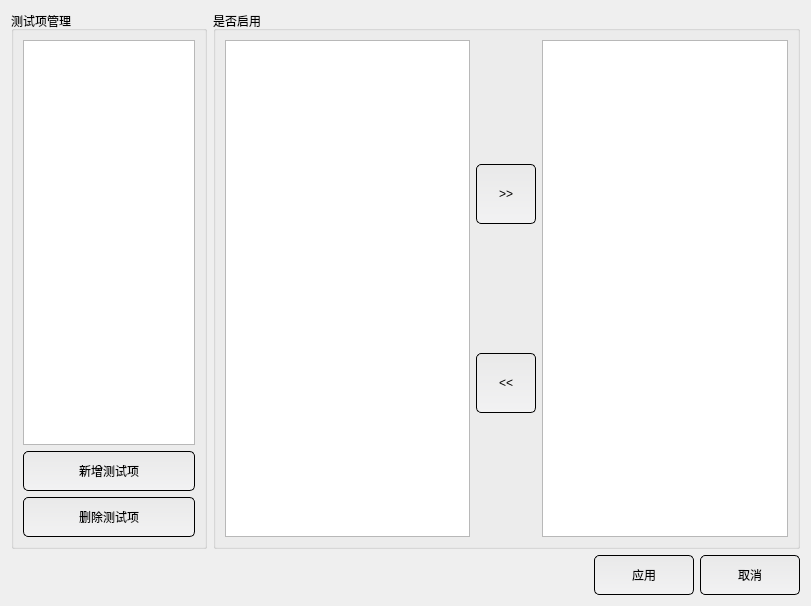
<?xml version="1.0" encoding="UTF-8"?>
<ui version="4.0">
 <class>DiaEditTestShow</class>
 <widget class="QDialog" name="DiaEditTestShow">
  <property name="geometry">
   <rect>
    <x>0</x>
    <y>0</y>
    <width>811</width>
    <height>606</height>
   </rect>
  </property>
  <property name="windowTitle">
   <string>Dialog</string>
  </property>
  <property name="styleSheet">
   <string notr="true">*{font: normal 20px “微软雅黑” ;}

QWidget#diaTestManager {
	background-color: #eaeaea;
}

.QLabel {
	padding: 10px;
	border-radius: 5px;
}

.QPushButton {
	border: 1px solid;
	background-color:qlineargradient(spread:pad,x1:0,y1:0,x2:0,y2:1,stop:0 #e9e9e9,stop:1 #f2f2f3);
	padding: 10px;
	border-radius: 5px;
}

.QPushButton:hover {
    background-color: #ecf5ff;
    color: #409eff;
}

.QPushButton:pressed, QPushButton:checked {
    border: 1px solid #3a8ee6;
    color: #409eff;
}

.QTableWidget{
	color: #000000;
	alternate-background-color: #e0e0e0;
}

.QTableWidget::item:selected {
	color: #000000; 
	background-color: #8fcde6;

}

.QComboBox {
	background-color:qlineargradient(spread:pad,x1:0,y1:0,x2:0,y2:1,stop:0 #e9e9e9,stop:1 #f2f2f3);
  	padding: 10;
 	border:1px solid rgba(228,228,228,1);
	border-radius:5px;
}

.QLineEdit {
	border-radius:5px;
	padding: 10;
}
</string>
  </property>
  <layout class="QVBoxLayout" name="verticalLayout">
   <item>
    <layout class="QHBoxLayout" name="horizontalLayout_3" stretch="1,3">
     <item>
      <widget class="QGroupBox" name="groupBox">
       <property name="title">
        <string>测试项管理</string>
       </property>
       <layout class="QVBoxLayout" name="verticalLayout_3">
        <item>
         <widget class="QTableWidget" name="tableWidget_Test"/>
        </item>
        <item>
         <widget class="QPushButton" name="pushButton_AddTest">
          <property name="text">
           <string>新增测试项</string>
          </property>
         </widget>
        </item>
        <item>
         <widget class="QPushButton" name="pushButton_DelTest">
          <property name="enabled">
           <bool>true</bool>
          </property>
          <property name="sizePolicy">
           <sizepolicy hsizetype="Minimum" vsizetype="Fixed">
            <horstretch>0</horstretch>
            <verstretch>0</verstretch>
           </sizepolicy>
          </property>
          <property name="text">
           <string>删除测试项</string>
          </property>
         </widget>
        </item>
       </layout>
      </widget>
     </item>
     <item>
      <widget class="QGroupBox" name="groupBox_2">
       <property name="title">
        <string>是否启用</string>
       </property>
       <layout class="QHBoxLayout" name="horizontalLayout">
        <item>
         <widget class="QTableWidget" name="tableWidget_disTest"/>
        </item>
        <item>
         <layout class="QVBoxLayout" name="verticalLayout_2">
          <item>
           <spacer name="verticalSpacer">
            <property name="orientation">
             <enum>Qt::Vertical</enum>
            </property>
            <property name="sizeHint" stdset="0">
             <size>
              <width>20</width>
              <height>40</height>
             </size>
            </property>
           </spacer>
          </item>
          <item>
           <widget class="QPushButton" name="pushButton_Add">
            <property name="minimumSize">
             <size>
              <width>60</width>
              <height>60</height>
             </size>
            </property>
            <property name="text">
             <string>&gt;&gt;</string>
            </property>
           </widget>
          </item>
          <item>
           <spacer name="verticalSpacer_2">
            <property name="orientation">
             <enum>Qt::Vertical</enum>
            </property>
            <property name="sizeHint" stdset="0">
             <size>
              <width>20</width>
              <height>40</height>
             </size>
            </property>
           </spacer>
          </item>
          <item>
           <widget class="QPushButton" name="pushButton_Del">
            <property name="minimumSize">
             <size>
              <width>60</width>
              <height>60</height>
             </size>
            </property>
            <property name="text">
             <string>&lt;&lt;</string>
            </property>
           </widget>
          </item>
          <item>
           <spacer name="verticalSpacer_3">
            <property name="orientation">
             <enum>Qt::Vertical</enum>
            </property>
            <property name="sizeHint" stdset="0">
             <size>
              <width>20</width>
              <height>40</height>
             </size>
            </property>
           </spacer>
          </item>
         </layout>
        </item>
        <item>
         <widget class="QTableWidget" name="tableWidget_EnableTest"/>
        </item>
       </layout>
      </widget>
     </item>
    </layout>
   </item>
   <item>
    <layout class="QHBoxLayout" name="horizontalLayout_2">
     <item>
      <spacer name="horizontalSpacer">
       <property name="orientation">
        <enum>Qt::Horizontal</enum>
       </property>
       <property name="sizeHint" stdset="0">
        <size>
         <width>40</width>
         <height>20</height>
        </size>
       </property>
      </spacer>
     </item>
     <item>
      <widget class="QPushButton" name="pushButton_Apply">
       <property name="minimumSize">
        <size>
         <width>100</width>
         <height>0</height>
        </size>
       </property>
       <property name="text">
        <string>应用</string>
       </property>
      </widget>
     </item>
     <item>
      <widget class="QPushButton" name="pushButton_Cancel">
       <property name="minimumSize">
        <size>
         <width>100</width>
         <height>0</height>
        </size>
       </property>
       <property name="text">
        <string>取消</string>
       </property>
      </widget>
     </item>
    </layout>
   </item>
  </layout>
 </widget>
 <resources/>
 <connections>
  <connection>
   <sender>pushButton_AddTest</sender>
   <signal>clicked()</signal>
   <receiver>DiaEditTestShow</receiver>
   <slot>slot_pushButton_AddTest_clicked()</slot>
   <hints>
    <hint type="sourcelabel">
     <x>114</x>
     <y>478</y>
    </hint>
    <hint type="destinationlabel">
     <x>114</x>
     <y>646</y>
    </hint>
   </hints>
  </connection>
  <connection>
   <sender>pushButton_Apply</sender>
   <signal>clicked()</signal>
   <receiver>DiaEditTestShow</receiver>
   <slot>slot_pushButton_Apply_clicked()</slot>
   <hints>
    <hint type="sourcelabel">
     <x>653</x>
     <y>582</y>
    </hint>
    <hint type="destinationlabel">
     <x>653</x>
     <y>672</y>
    </hint>
   </hints>
  </connection>
  <connection>
   <sender>pushButton_Cancel</sender>
   <signal>clicked()</signal>
   <receiver>DiaEditTestShow</receiver>
   <slot>slot_pushButton_Cancel_clicked()</slot>
   <hints>
    <hint type="sourcelabel">
     <x>746</x>
     <y>579</y>
    </hint>
    <hint type="destinationlabel">
     <x>748</x>
     <y>689</y>
    </hint>
   </hints>
  </connection>
  <connection>
   <sender>pushButton_Del</sender>
   <signal>clicked()</signal>
   <receiver>DiaEditTestShow</receiver>
   <slot>slot_pushButton_Del_clicked()</slot>
   <hints>
    <hint type="sourcelabel">
     <x>516</x>
     <y>385</y>
    </hint>
    <hint type="destinationlabel">
     <x>522</x>
     <y>672</y>
    </hint>
   </hints>
  </connection>
  <connection>
   <sender>pushButton_Add</sender>
   <signal>clicked()</signal>
   <receiver>DiaEditTestShow</receiver>
   <slot>slot_pushButton_Add_clicked()</slot>
   <hints>
    <hint type="sourcelabel">
     <x>508</x>
     <y>193</y>
    </hint>
    <hint type="destinationlabel">
     <x>505</x>
     <y>703</y>
    </hint>
   </hints>
  </connection>
  <connection>
   <sender>tableWidget_Test</sender>
   <signal>itemClicked(QTableWidgetItem*)</signal>
   <receiver>DiaEditTestShow</receiver>
   <slot>slot_tableWidget_Test_itemClicked(QTableWidgetItem*)</slot>
   <hints>
    <hint type="sourcelabel">
     <x>61</x>
     <y>381</y>
    </hint>
    <hint type="destinationlabel">
     <x>53</x>
     <y>693</y>
    </hint>
   </hints>
  </connection>
  <connection>
   <sender>pushButton_DelTest</sender>
   <signal>clicked()</signal>
   <receiver>DiaEditTestShow</receiver>
   <slot>slot_pushButton_DelTest_clicked()</slot>
   <hints>
    <hint type="sourcelabel">
     <x>166</x>
     <y>523</y>
    </hint>
    <hint type="destinationlabel">
     <x>165</x>
     <y>660</y>
    </hint>
   </hints>
  </connection>
 </connections>
 <slots>
  <slot>slot_pushButton_AddTest_clicked()</slot>
  <slot>slot_pushButton_DelTest_clicked()</slot>
  <slot>slot_pushButton_Apply_clicked()</slot>
  <slot>slot_pushButton_Cancel_clicked()</slot>
  <slot>slot_pushButton_Add_clicked()</slot>
  <slot>slot_pushButton_Del_clicked()</slot>
  <slot>slot_tableWidget_Test_itemClicked(QTableWidgetItem*)</slot>
 </slots>
</ui>
